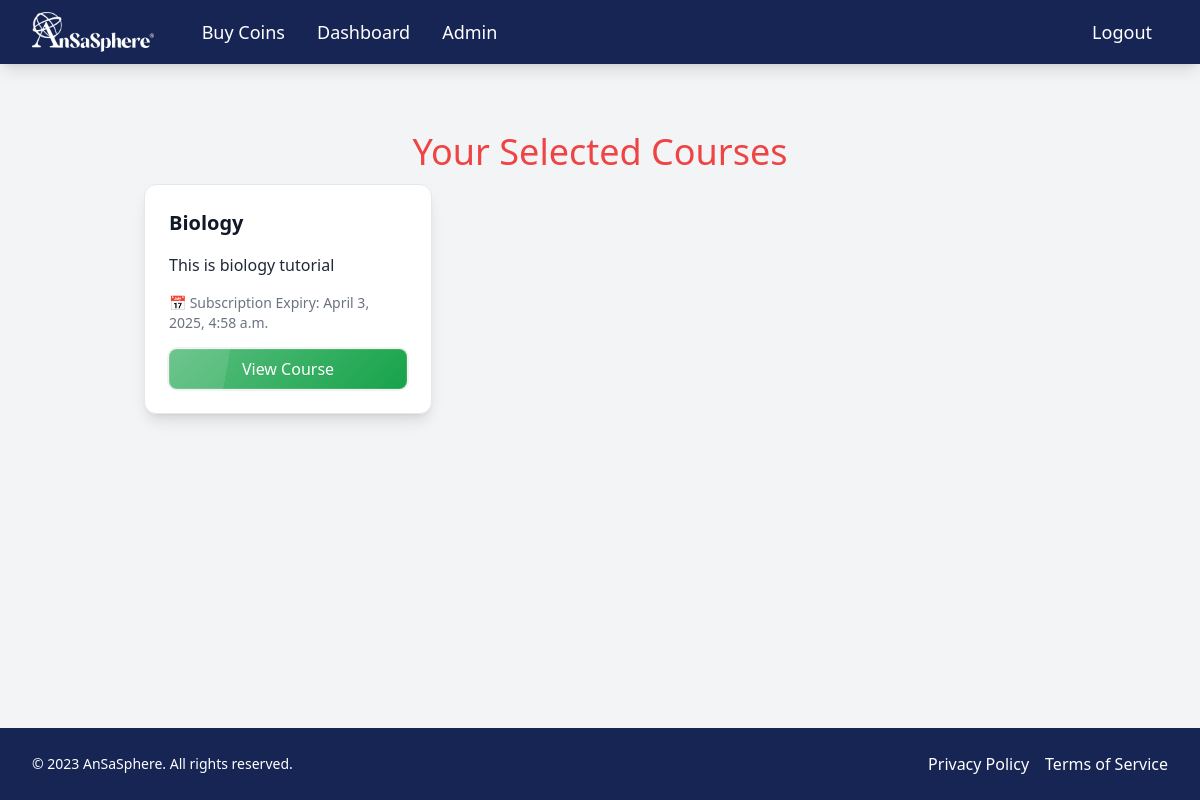
The app's page /selected-courses/ (signed in) with its own data.
### eduPathCare/models.py (models this page shows, shortened)
class UserSubject(models.Model):
    user_subject_id = models.AutoField(primary_key=True)
    user = models.ForeignKey(User, on_delete=models.CASCADE)
    subject = models.ForeignKey(Subject, on_delete=models.CASCADE)
    enrolled_at = models.DateTimeField(auto_now_add=True)
    subscription_expiry = models.DateTimeField()  # Subscription expiry date
    is_selected = models.BooleanField(default=True)  # New field to track selection
    is_completed = models.BooleanField(default=False)
    def update_selection_status(self):
        if self.subscription_expiry and timezone.now() > self.subscription_expiry:
            self.is_selected = False
            self.save()
    class Meta:
        unique_together = ('user', 'subject')  # Ensure a user can only select a subject once

class Subject(models.Model):
    subject_id = models.AutoField(primary_key=True)
    subject_name = models.CharField(max_length=255)
    description = models.TextField()
    price = models.PositiveIntegerField(default=0)  # Change to coins (integer)
    featured = models.BooleanField(default=False)

### eduPathCare/views.py (the view)
# urls.py: path('selected-courses/', selected_courses, name='selected_courses'),
@login_required
def selected_courses(request):
    user_subjects = UserSubject.objects.filter(user=request.user)
    for user_subject in user_subjects:
        user_subject.update_selection_status()
    context = {
        'user_subjects': user_subjects,
        'current_time': timezone.now(),
    }
    return render(request, 'selected_courses.html', context)

### eduPathCare/templates/selected_courses.html
{% extends 'base.html' %}
{% block content %}
<div class="container mx-auto p-6">
    <h1 class="text-4xl text-red-500 text-center p-3">Your Selected Courses</h1>
    {% if user_subjects %}
        <div class="grid grid-cols-1 md:grid-cols-2 lg:grid-cols-3 gap-6">
            {% for user_subject in user_subjects %}
                {% if user_subject.is_selected %}
                    <div class="bg-white shadow-lg rounded-xl p-6 space-y-4 border border-gray-200">
                        <h2 class="text-xl font-semibold text-gray-900">{{ user_subject.subject.subject_name }}</h2>
                        <p class="text-gray-600">{{ user_subject.subject.description | safe }}</p>
                        <p class="text-sm text-gray-500">📅 Subscription Expiry: {{ user_subject.subscription_expiry }}</p>
                        {% if user_subject.subscription_expiry > current_time %}
                            <a href="{% url 'view_selected_subject' user_subject.subject.subject_id %}"
                               class="block text-center bg-green-600 text-white px-5 py-2 rounded-lg font-medium hover:bg-green-700 transition glass">
                                View Course
                            </a>
                        {% else %}
                            <p class="text-red-500 font-medium text-center">Subscription expired. Course not accessible.</p>
                        {% endif %}
                    </div>
                {% endif %}
            {% endfor %}
        </div>
    {% else %}
        <p class="text-center text-gray-500 text-lg">You have not selected any courses yet.</p>
    {% endif %}
</div>
{% endblock %}

### records on screen
UserSubject: subject.subject_name "Biology", subject.description "This is biology tutorial", subscription_expiry "April 3, 2025, 4:58 a.m.", shows "View Course"
